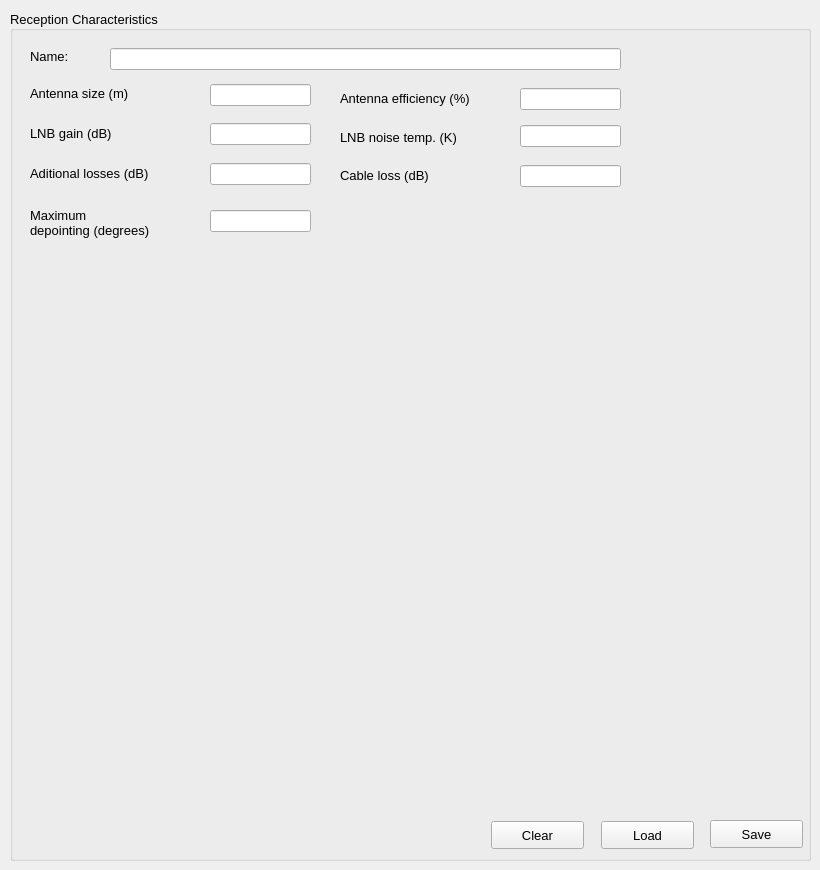
      <widget class="QWidget" name="reception_page_3">
       <widget class="QGroupBox" name="groupBox_23">
        <property name="geometry">
         <rect>
          <x>10</x>
          <y>10</y>
          <width>801</width>
          <height>851</height>
         </rect>
        </property>
        <property name="font">
         <font>
          <pointsize>10</pointsize>
         </font>
        </property>
        <property name="autoFillBackground">
         <bool>false</bool>
        </property>
        <property name="title">
         <string>Reception Characteristics</string>
        </property>
        <property name="alignment">
         <set>Qt::AlignJustify|Qt::AlignVCenter</set>
        </property>
        <widget class="QLabel" name="label_177">
         <property name="geometry">
          <rect>
           <x>20</x>
           <y>38</y>
           <width>55</width>
           <height>16</height>
          </rect>
         </property>
         <property name="text">
          <string>Name:</string>
         </property>
        </widget>
        <widget class="QLabel" name="label_178">
         <property name="geometry">
          <rect>
           <x>20</x>
           <y>68</y>
           <width>151</width>
           <height>31</height>
          </rect>
         </property>
         <property name="text">
          <string>Antenna size (m)</string>
         </property>
        </widget>
        <widget class="QLabel" name="label_179">
         <property name="geometry">
          <rect>
           <x>20</x>
           <y>113</y>
           <width>161</width>
           <height>21</height>
          </rect>
         </property>
         <property name="text">
          <string>LNB gain (dB)</string>
         </property>
        </widget>
        <widget class="QLineEdit" name="name_reception_rcp_3">
         <property name="geometry">
          <rect>
           <x>100</x>
           <y>38</y>
           <width>511</width>
           <height>22</height>
          </rect>
         </property>
        </widget>
        <widget class="QLineEdit" name="lnb_gain_reception_rcp_3">
         <property name="geometry">
          <rect>
           <x>200</x>
           <y>113</y>
           <width>101</width>
           <height>22</height>
          </rect>
         </property>
        </widget>
        <widget class="QLineEdit" name="ant_size_reception_rcp_3">
         <property name="geometry">
          <rect>
           <x>200</x>
           <y>74</y>
           <width>101</width>
           <height>22</height>
          </rect>
         </property>
        </widget>
        <widget class="QPushButton" name="save_reception_rcp_3">
         <property name="geometry">
          <rect>
           <x>700</x>
           <y>810</y>
           <width>93</width>
           <height>28</height>
          </rect>
         </property>
         <property name="font">
          <font>
           <pointsize>10</pointsize>
           <weight>50</weight>
           <bold>false</bold>
          </font>
         </property>
         <property name="text">
          <string>Save</string>
         </property>
        </widget>
        <widget class="QPushButton" name="load_reception_rcp_9">
         <property name="geometry">
          <rect>
           <x>591</x>
           <y>811</y>
           <width>93</width>
           <height>28</height>
          </rect>
         </property>
         <property name="font">
          <font>
           <pointsize>10</pointsize>
           <weight>50</weight>
           <bold>false</bold>
          </font>
         </property>
         <property name="text">
          <string>Load</string>
         </property>
        </widget>
        <widget class="QLabel" name="label_180">
         <property name="geometry">
          <rect>
           <x>330</x>
           <y>80</y>
           <width>171</width>
           <height>16</height>
          </rect>
         </property>
         <property name="text">
          <string>Antenna efficiency (%)</string>
         </property>
        </widget>
        <widget class="QLineEdit" name="ant_eff_reception_rcp_3">
         <property name="geometry">
          <rect>
           <x>510</x>
           <y>78</y>
           <width>101</width>
           <height>22</height>
          </rect>
         </property>
        </widget>
        <widget class="QLabel" name="label_181">
         <property name="geometry">
          <rect>
           <x>330</x>
           <y>119</y>
           <width>161</width>
           <height>16</height>
          </rect>
         </property>
         <property name="text">
          <string>LNB noise temp. (K)</string>
         </property>
        </widget>
        <widget class="QLineEdit" name="lnb_temp_reception_rcp_3">
         <property name="geometry">
          <rect>
           <x>510</x>
           <y>115</y>
           <width>101</width>
           <height>22</height>
          </rect>
         </property>
        </widget>
        <widget class="QLabel" name="label_182">
         <property name="geometry">
          <rect>
           <x>20</x>
           <y>138</y>
           <width>171</width>
           <height>51</height>
          </rect>
         </property>
         <property name="layoutDirection">
          <enum>Qt::LeftToRight</enum>
         </property>
         <property name="text">
          <string>Aditional losses (dB)</string>
         </property>
        </widget>
        <widget class="QLineEdit" name="aditional_losses_reception_rcp_3">
         <property name="geometry">
          <rect>
           <x>200</x>
           <y>153</y>
           <width>101</width>
           <height>22</height>
          </rect>
         </property>
        </widget>
        <widget class="QLabel" name="label_183">
         <property name="geometry">
          <rect>
           <x>20</x>
           <y>187</y>
           <width>171</width>
           <height>51</height>
          </rect>
         </property>
         <property name="layoutDirection">
          <enum>Qt::LeftToRight</enum>
         </property>
         <property name="text">
          <string>Maximum 
depointing (degrees)</string>
         </property>
        </widget>
        <widget class="QLineEdit" name="max_depoint_reception_rcp_3">
         <property name="geometry">
          <rect>
           <x>200</x>
           <y>200</y>
           <width>101</width>
           <height>22</height>
          </rect>
         </property>
        </widget>
        <widget class="QPushButton" name="clear_reception_rcp_5">
         <property name="geometry">
          <rect>
           <x>481</x>
           <y>811</y>
           <width>93</width>
           <height>28</height>
          </rect>
         </property>
         <property name="font">
          <font>
           <pointsize>10</pointsize>
           <weight>50</weight>
           <bold>false</bold>
          </font>
         </property>
         <property name="text">
          <string>Clear</string>
         </property>
        </widget>
        <widget class="QLabel" name="label_184">
         <property name="geometry">
          <rect>
           <x>330</x>
           <y>140</y>
           <width>171</width>
           <height>51</height>
          </rect>
         </property>
         <property name="layoutDirection">
          <enum>Qt::LeftToRight</enum>
         </property>
         <property name="text">
          <string>Cable loss (dB)</string>
         </property>
        </widget>
        <widget class="QLineEdit" name="cable_loss_reception_rcp_3">
         <property name="geometry">
          <rect>
           <x>510</x>
           <y>155</y>
           <width>101</width>
           <height>22</height>
          </rect>
         </property>
        </widget>
       </widget>
      </widget>
